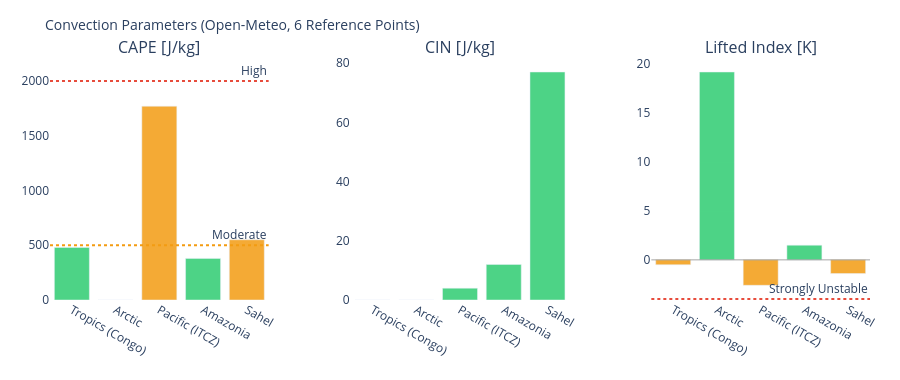

Notebook source saved alongside this figure:
### Markdown cell above
---
## 3. Visualizations

### Code cell
# ============================================================
# CAPE / CIN / LIFTED INDEX – Convection potential
# ============================================================

if not df_atm.empty:
    fig = make_subplots(
        rows=1, cols=3,
        subplot_titles=['CAPE [J/kg]', 'CIN [J/kg]', 'Lifted Index [K]'],
        horizontal_spacing=0.1
    )
    pts = df_atm['point'].tolist()
    pt_colors = ['#E85D24','#185FA5','#888780','#378ADD','#639922','#F2A623']

    # CAPE – höher = mehr Gewitterpotential
    cape_vals = df_atm['cape'].fillna(0).tolist()
    cape_colors = ['#e74c3c' if v > 2000 else '#f39c12' if v > 500 else '#2ecc71'
                   for v in cape_vals]
    fig.add_trace(go.Bar(x=pts, y=cape_vals, marker_color=cape_colors,
                         opacity=0.85, showlegend=False), row=1, col=1)
    fig.add_hline(y=2000, line_dash='dot', line_color='#e74c3c',
                  annotation_text='High', row=1, col=1)
    fig.add_hline(y=500,  line_dash='dot', line_color='#f39c12',
                  annotation_text='Moderate', row=1, col=1)

    # CIN – negativer = stärker gedeckelt (weniger Auslöse)
    cin_vals = df_atm['cin'].fillna(0).tolist()
    cin_colors = ['#e74c3c' if v < -200 else '#f39c12' if v < -50 else '#2ecc71'
                  for v in cin_vals]
    fig.add_trace(go.Bar(x=pts, y=cin_vals, marker_color=cin_colors,
                         opacity=0.85, showlegend=False), row=1, col=2)

    # Lifted Index – negativ = instabil
    li_vals = df_atm['li'].fillna(0).tolist()
    li_colors = ['#e74c3c' if v < -4 else '#f39c12' if v < 0 else '#2ecc71'
                 for v in li_vals]
    fig.add_trace(go.Bar(x=pts, y=li_vals, marker_color=li_colors,
                         opacity=0.85, showlegend=False), row=1, col=3)
    fig.add_hline(y=0, line_color='gray', line_width=0.7, row=1, col=3)
    fig.add_hline(y=-4, line_dash='dot', line_color='#e74c3c',
                  annotation_text='Strongly Unstable', row=1, col=3)

    fig.update_layout(
        title=dict(text='Convection Parameters (Open-Meteo, 6 Reference Points)', font=dict(size=14)),
        height=380, plot_bgcolor='rgba(0,0,0,0)', paper_bgcolor='rgba(0,0,0,0)',
        margin=dict(l=50, r=30, t=60, b=80)
    )
    fig.update_xaxes(tickangle=30)
    fig.show()

### Figure 1 — Plotly figure (JSON) as saved in the notebook; plotly's stock layout.template omitted (floating-point values rounded to 4 significant figures)
{"data": [{"marker": {"color": ["#2ecc71", "#2ecc71", "#f39c12", "#2ecc71", "#f39c12"]}, "opacity": 0.85, "showlegend": false, "type": "bar", "x": ["Tropics (Congo)", "Arctic", "Pacific (ITCZ)", "Amazonia", "Sahel"], "xaxis": "x", "y": [480.0, 0.0, 1770.0, 380.0, 550.0], "yaxis": "y"}, {"marker": {"color": ["#2ecc71", "#2ecc71", "#2ecc71", "#2ecc71", "#2ecc71"]}, "opacity": 0.85, "showlegend": false, "type": "bar", "x": ["Tropics (Congo)", "Arctic", "Pacific (ITCZ)", "Amazonia", "Sahel"], "xaxis": "x2", "y": [0.0, 0.0, 4.0, 12.0, 77.0], "yaxis": "y2"}, {"marker": {"color": ["#f39c12", "#2ecc71", "#f39c12", "#2ecc71", "#f39c12"]}, "opacity": 0.85, "showlegend": false, "type": "bar", "x": ["Tropics (Congo)", "Arctic", "Pacific (ITCZ)", "Amazonia", "Sahel"], "xaxis": "x3", "y": [-0.5, 19.2, -2.6, 1.5, -1.4], "yaxis": "y3"}], "layout": {"annotations": [{"font": {"size": 16}, "showarrow": false, "text": "CAPE [J/kg]", "x": 0.1333, "xanchor": "center", "xref": "paper", "y": 1.0, "yanchor": "bottom", "yref": "paper"}, {"font": {"size": 16}, "showarrow": false, "text": "CIN [J/kg]", "x": 0.5, "xanchor": "center", "xref": "paper", "y": 1.0, "yanchor": "bottom", "yref": "paper"}, {"font": {"size": 16}, "showarrow": false, "text": "Lifted Index [K]", "x": 0.8667, "xanchor": "center", "xref": "paper", "y": 1.0, "yanchor": "bottom", "yref": "paper"}, {"showarrow": false, "text": "High", "x": 1, "xanchor": "right", "xref": "x domain", "y": 2000, "yanchor": "bottom", "yref": "y"}, {"showarrow": false, "text": "Moderate", "x": 1, "xanchor": "right", "xref": "x domain", "y": 500, "yanchor": "bottom", "yref": "y"}, {"showarrow": false, "text": "Strongly Unstable", "x": 1, "xanchor": "right", "xref": "x3 domain", "y": -4, "yanchor": "bottom", "yref": "y3"}], "height": 380, "margin": {"b": 80, "l": 50, "r": 30, "t": 60}, "paper_bgcolor": "rgba(0,0,0,0)", "plot_bgcolor": "rgba(0,0,0,0)", "shapes": [{"line": {"color": "#e74c3c", "dash": "dot"}, "type": "line", "x0": 0, "x1": 1, "xref": "x domain", "y0": 2000, "y1": 2000, "yref": "y"}, {"line": {"color": "#f39c12", "dash": "dot"}, "type": "line", "x0": 0, "x1": 1, "xref": "x domain", "y0": 500, "y1": 500, "yref": "y"}, {"line": {"color": "gray", "width": 0.7}, "type": "line", "x0": 0, "x1": 1, "xref": "x3 domain", "y0": 0, "y1": 0, "yref": "y3"}, {"line": {"color": "#e74c3c", "dash": "dot"}, "type": "line", "x0": 0, "x1": 1, "xref": "x3 domain", "y0": -4, "y1": -4, "yref": "y3"}], "title": {"font": {"size": 14}, "text": "Convection Parameters (Open-Meteo, 6 Reference Points)"}, "xaxis": {"anchor": "y", "domain": [0.0, 0.2667], "tickangle": 30}, "xaxis2": {"anchor": "y2", "domain": [0.3667, 0.6333], "tickangle": 30}, "xaxis3": {"anchor": "y3", "domain": [0.7333, 1.0], "tickangle": 30}, "yaxis": {"anchor": "x", "domain": [0.0, 1.0]}, "yaxis2": {"anchor": "x2", "domain": [0.0, 1.0]}, "yaxis3": {"anchor": "x3", "domain": [0.0, 1.0]}}}
